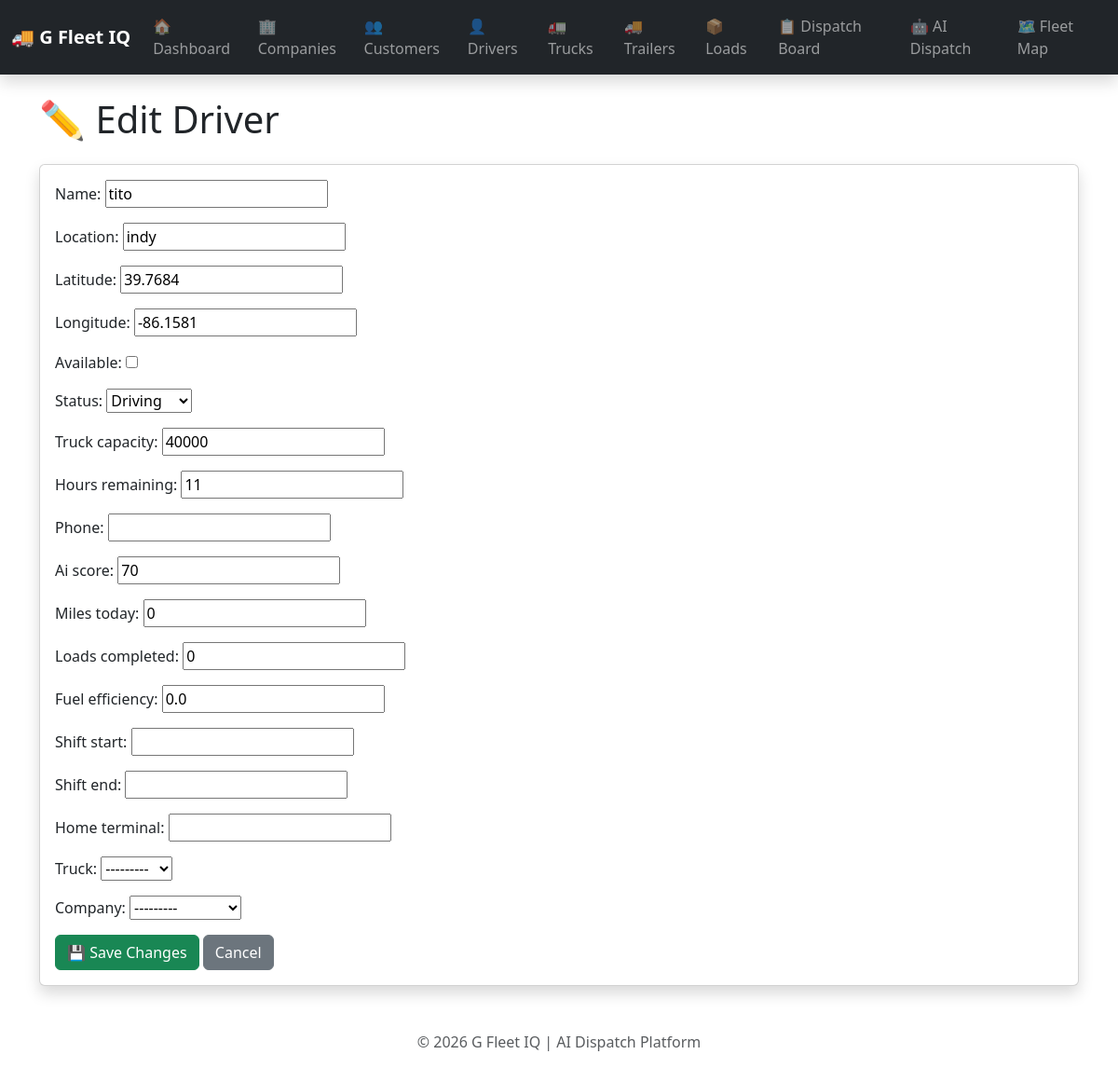
The page /drivers/1/edit/ on the database its author committed.
### fleet/models.py (models this page shows, shortened)
class Driver(models.Model):
    STATUS_CHOICES=[("Available","Available"),("Driving","Driving"),("Off Duty","Off Duty"),("On Break","On Break")]
    name=models.CharField(max_length=100)
    location=models.CharField(max_length=200,blank=True,default="")
    latitude = models.FloatField(
    default=39.7684
)
    longitude = models.FloatField(
    default=-86.1581
)
    available=models.BooleanField(default=True)
    status=models.CharField(max_length=20,choices=STATUS_CHOICES,default="Available")
    truck_capacity=models.IntegerField(default=53000)
    hours_remaining=models.IntegerField(default=11)
    phone=models.CharField(max_length=20,blank=True,default="")
    ai_score=models.IntegerField(default=0)
    miles_today=models.IntegerField(default=0)
    loads_completed=models.IntegerField(default=0)
    fuel_efficiency=models.FloatField(default=7.0)
    shift_start=models.TimeField(null=True,blank=True)
    shift_end=models.TimeField(null=True,blank=True)
    home_terminal=models.CharField(max_length=100,blank=True,default="")
    truck=models.ForeignKey(Truck,on_delete=models.SET_NULL,null=True,blank=True)
    company=models.ForeignKey(Company,on_delete=models.CASCADE,related_name="drivers",null=True,blank=True)

### dashboard/views.py (the view, shortened to what this page needs)
# urls.py: path("drivers/<int:driver_id>/edit/", views.edit_driver, name="edit_driver"),
def edit_driver(request, driver_id):
    driver = get_object_or_404(Driver, id=driver_id)
    form = DriverForm(
        request.POST or None,
        instance=driver,
    )
    return render(
        request,
        "dashboard/edit_driver.html",
        {
            "driver": driver,
            "form": form,
        },
    )

### dashboard/forms.py
class DriverForm(forms.ModelForm):
    class Meta:
        model = Driver
        fields = "__all__"

### fleet/models.py (called while the page is built)
    def __str__(self):
        return self.name

    def __str__(self):
        return self.unit_number

### dashboard/templates/dashboard/edit_driver.html (shortened to what this page needs)
{% extends "dashboard/base.html" %}
{% block content %}
<h1 class="mb-4">✏️ Edit Driver</h1>
<div class="card shadow">
    <div class="card-body">
        <form method="POST">
            {{ form.as_p }}
            <button type="submit" class="btn btn-success">
                💾 Save Changes
            </button>
            <a href="/drivers/" class="btn btn-secondary">
                Cancel
            </a>
        </form>
    </div>
</div>
{% endblock %}

### rows shown on the page
Driver: name "tito", location "indy", latitude "39.7684", longitude "-86.1581", status "Driving", truck_capacity "40000", hours_remaining "11", ai_score "70", miles_today "0", loads_completed "0", fuel_efficiency "0.0", truck "---------", company "---------"
